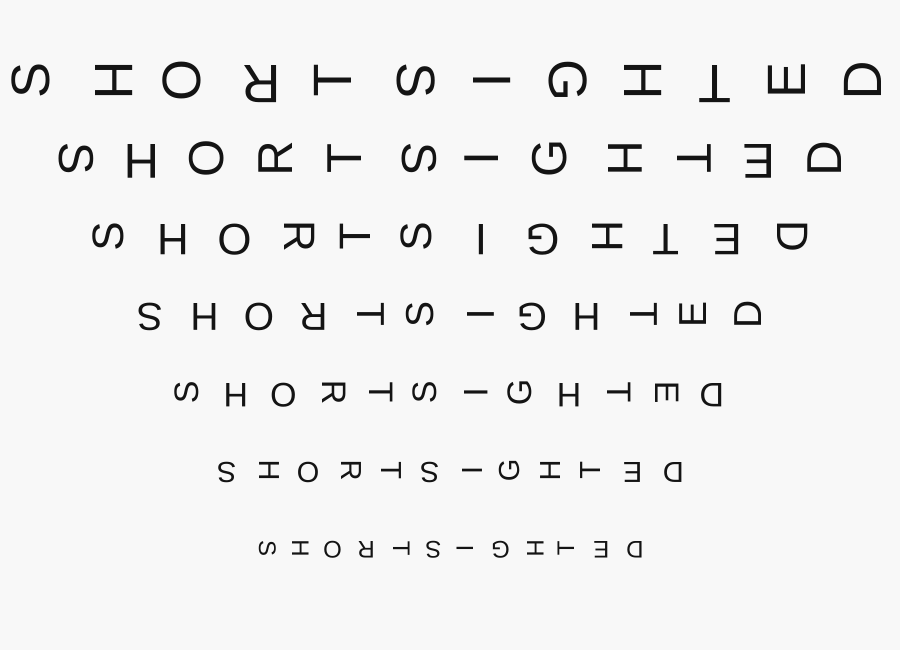
Frame 1 (no input)
Frame 60 (no input): identical to frame 1, image omitted
Frame 120 (the mouse pressed at the canvas centre since frame 60): identical to frame 1, image omitted

The p5.js sketch that drew this single still picture (run headless with seeded random() and noise() and a simulated clock; from frame 60 on, the mouse is pressed at the canvas centre):

// p5.js sketch
// ── sketch.js
let word = "SHORTSIGHTED";
let ang = [];

async function setup() {
  createCanvas(900, 650);
  textAlign(CENTER, CENTER);

  for (let r = 0; r < 7; r++) {
    ang[r] = [];
    for (let j = 0; j < word.length; j++) {
      ang[r][j] = random([HALF_PI, PI, PI + HALF_PI]);
    }
  }
}

function draw() {
  background(248);

  for (let r = 0; r < 7; r++) {
    let fs = 54 - r * 5;
    textSize(fs);
    let y = 80 + r * 78;
    let gap = fs * 1.4;
    let start = width / 2 - (word.length - 1) * gap / 2;

    for (let j = 0; j < word.length; j++) {
      let x = start + j * gap;
      let hover = dist(mouseX, mouseY, x, y) < fs * 0.35;

      push();
      translate(x, y);
      rotate(hover ? 0 : ang[r][j]);
      fill(20);
      text(word[j], 0, 0);
      pop();
    }
  }
}
